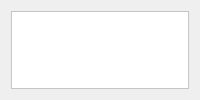
      <widget class="QWidget" name="tab_log">
       <attribute name="title">
        <string>Log</string>
       </attribute>
       <layout class="QGridLayout" name="gridLayout_2">
        <item row="0" column="0">
         <widget class="QScrollArea" name="scroll_area_log">
          <property name="palette">
           <palette>
            <active>
             <colorrole role="WindowText">
              <brush brushstyle="SolidPattern">
               <color alpha="255">
                <red>0</red>
                <green>0</green>
                <blue>0</blue>
               </color>
              </brush>
             </colorrole>
             <colorrole role="Button">
              <brush brushstyle="SolidPattern">
               <color alpha="255">
                <red>255</red>
                <green>255</green>
                <blue>255</blue>
               </color>
              </brush>
             </colorrole>
             <colorrole role="Light">
              <brush brushstyle="SolidPattern">
               <color alpha="255">
                <red>255</red>
                <green>255</green>
                <blue>255</blue>
               </color>
              </brush>
             </colorrole>
             <colorrole role="Midlight">
              <brush brushstyle="SolidPattern">
               <color alpha="255">
                <red>255</red>
                <green>255</green>
                <blue>255</blue>
               </color>
              </brush>
             </colorrole>
             <colorrole role="Dark">
              <brush brushstyle="SolidPattern">
               <color alpha="255">
                <red>127</red>
                <green>127</green>
                <blue>127</blue>
               </color>
              </brush>
             </colorrole>
             <colorrole role="Mid">
              <brush brushstyle="SolidPattern">
               <color alpha="255">
                <red>170</red>
                <green>170</green>
                <blue>170</blue>
               </color>
              </brush>
             </colorrole>
             <colorrole role="Text">
              <brush brushstyle="SolidPattern">
               <color alpha="255">
                <red>0</red>
                <green>0</green>
                <blue>0</blue>
               </color>
              </brush>
             </colorrole>
             <colorrole role="BrightText">
              <brush brushstyle="SolidPattern">
               <color alpha="255">
                <red>255</red>
                <green>255</green>
                <blue>255</blue>
               </color>
              </brush>
             </colorrole>
             <colorrole role="ButtonText">
              <brush brushstyle="SolidPattern">
               <color alpha="255">
                <red>0</red>
                <green>0</green>
                <blue>0</blue>
               </color>
              </brush>
             </colorrole>
             <colorrole role="Base">
              <brush brushstyle="SolidPattern">
               <color alpha="255">
                <red>255</red>
                <green>255</green>
                <blue>255</blue>
               </color>
              </brush>
             </colorrole>
             <colorrole role="Window">
              <brush brushstyle="SolidPattern">
               <color alpha="255">
                <red>255</red>
                <green>255</green>
                <blue>255</blue>
               </color>
              </brush>
             </colorrole>
             <colorrole role="Shadow">
              <brush brushstyle="SolidPattern">
               <color alpha="255">
                <red>0</red>
                <green>0</green>
                <blue>0</blue>
               </color>
              </brush>
             </colorrole>
             <colorrole role="AlternateBase">
              <brush brushstyle="SolidPattern">
               <color alpha="255">
                <red>255</red>
                <green>255</green>
                <blue>255</blue>
               </color>
              </brush>
             </colorrole>
             <colorrole role="ToolTipBase">
              <brush brushstyle="SolidPattern">
               <color alpha="255">
                <red>255</red>
                <green>255</green>
                <blue>220</blue>
               </color>
              </brush>
             </colorrole>
             <colorrole role="ToolTipText">
              <brush brushstyle="SolidPattern">
               <color alpha="255">
                <red>0</red>
                <green>0</green>
                <blue>0</blue>
               </color>
              </brush>
             </colorrole>
            </active>
            <inactive>
             <colorrole role="WindowText">
              <brush brushstyle="SolidPattern">
               <color alpha="255">
                <red>0</red>
                <green>0</green>
                <blue>0</blue>
               </color>
              </brush>
             </colorrole>
             <colorrole role="Button">
              <brush brushstyle="SolidPattern">
               <color alpha="255">
                <red>255</red>
                <green>255</green>
                <blue>255</blue>
               </color>
              </brush>
             </colorrole>
             <colorrole role="Light">
              <brush brushstyle="SolidPattern">
               <color alpha="255">
                <red>255</red>
                <green>255</green>
                <blue>255</blue>
               </color>
              </brush>
             </colorrole>
             <colorrole role="Midlight">
              <brush brushstyle="SolidPattern">
               <color alpha="255">
                <red>255</red>
                <green>255</green>
                <blue>255</blue>
               </color>
              </brush>
             </colorrole>
             <colorrole role="Dark">
              <brush brushstyle="SolidPattern">
               <color alpha="255">
                <red>127</red>
                <green>127</green>
                <blue>127</blue>
               </color>
              </brush>
             </colorrole>
             <colorrole role="Mid">
              <brush brushstyle="SolidPattern">
               <color alpha="255">
                <red>170</red>
                <green>170</green>
                <blue>170</blue>
               </color>
              </brush>
             </colorrole>
             <colorrole role="Text">
              <brush brushstyle="SolidPattern">
               <color alpha="255">
                <red>0</red>
                <green>0</green>
                <blue>0</blue>
               </color>
              </brush>
             </colorrole>
             <colorrole role="BrightText">
              <brush brushstyle="SolidPattern">
               <color alpha="255">
                <red>255</red>
                <green>255</green>
                <blue>255</blue>
               </color>
              </brush>
             </colorrole>
             <colorrole role="ButtonText">
              <brush brushstyle="SolidPattern">
               <color alpha="255">
                <red>0</red>
                <green>0</green>
                <blue>0</blue>
               </color>
              </brush>
             </colorrole>
             <colorrole role="Base">
              <brush brushstyle="SolidPattern">
               <color alpha="255">
                <red>255</red>
                <green>255</green>
                <blue>255</blue>
               </color>
              </brush>
             </colorrole>
             <colorrole role="Window">
              <brush brushstyle="SolidPattern">
               <color alpha="255">
                <red>255</red>
                <green>255</green>
                <blue>255</blue>
               </color>
              </brush>
             </colorrole>
             <colorrole role="Shadow">
              <brush brushstyle="SolidPattern">
               <color alpha="255">
                <red>0</red>
                <green>0</green>
                <blue>0</blue>
               </color>
              </brush>
             </colorrole>
             <colorrole role="AlternateBase">
              <brush brushstyle="SolidPattern">
               <color alpha="255">
                <red>255</red>
                <green>255</green>
                <blue>255</blue>
               </color>
              </brush>
             </colorrole>
             <colorrole role="ToolTipBase">
              <brush brushstyle="SolidPattern">
               <color alpha="255">
                <red>255</red>
                <green>255</green>
                <blue>220</blue>
               </color>
              </brush>
             </colorrole>
             <colorrole role="ToolTipText">
              <brush brushstyle="SolidPattern">
               <color alpha="255">
                <red>0</red>
                <green>0</green>
                <blue>0</blue>
               </color>
              </brush>
             </colorrole>
            </inactive>
            <disabled>
             <colorrole role="WindowText">
              <brush brushstyle="SolidPattern">
               <color alpha="255">
                <red>127</red>
                <green>127</green>
                <blue>127</blue>
               </color>
              </brush>
             </colorrole>
             <colorrole role="Button">
              <brush brushstyle="SolidPattern">
               <color alpha="255">
                <red>255</red>
                <green>255</green>
                <blue>255</blue>
               </color>
              </brush>
             </colorrole>
             <colorrole role="Light">
              <brush brushstyle="SolidPattern">
               <color alpha="255">
                <red>255</red>
                <green>255</green>
                <blue>255</blue>
               </color>
              </brush>
             </colorrole>
             <colorrole role="Midlight">
              <brush brushstyle="SolidPattern">
               <color alpha="255">
                <red>255</red>
                <green>255</green>
                <blue>255</blue>
               </color>
              </brush>
             </colorrole>
             <colorrole role="Dark">
              <brush brushstyle="SolidPattern">
               <color alpha="255">
                <red>127</red>
                <green>127</green>
                <blue>127</blue>
               </color>
              </brush>
             </colorrole>
             <colorrole role="Mid">
              <brush brushstyle="SolidPattern">
               <color alpha="255">
                <red>170</red>
                <green>170</green>
                <blue>170</blue>
               </color>
              </brush>
             </colorrole>
             <colorrole role="Text">
              <brush brushstyle="SolidPattern">
               <color alpha="255">
                <red>127</red>
                <green>127</green>
                <blue>127</blue>
               </color>
              </brush>
             </colorrole>
             <colorrole role="BrightText">
              <brush brushstyle="SolidPattern">
               <color alpha="255">
                <red>255</red>
                <green>255</green>
                <blue>255</blue>
               </color>
              </brush>
             </colorrole>
             <colorrole role="ButtonText">
              <brush brushstyle="SolidPattern">
               <color alpha="255">
                <red>127</red>
                <green>127</green>
                <blue>127</blue>
               </color>
              </brush>
             </colorrole>
             <colorrole role="Base">
              <brush brushstyle="SolidPattern">
               <color alpha="255">
                <red>255</red>
                <green>255</green>
                <blue>255</blue>
               </color>
              </brush>
             </colorrole>
             <colorrole role="Window">
              <brush brushstyle="SolidPattern">
               <color alpha="255">
                <red>255</red>
                <green>255</green>
                <blue>255</blue>
               </color>
              </brush>
             </colorrole>
             <colorrole role="Shadow">
              <brush brushstyle="SolidPattern">
               <color alpha="255">
                <red>0</red>
                <green>0</green>
                <blue>0</blue>
               </color>
              </brush>
             </colorrole>
             <colorrole role="AlternateBase">
              <brush brushstyle="SolidPattern">
               <color alpha="255">
                <red>255</red>
                <green>255</green>
                <blue>255</blue>
               </color>
              </brush>
             </colorrole>
             <colorrole role="ToolTipBase">
              <brush brushstyle="SolidPattern">
               <color alpha="255">
                <red>255</red>
                <green>255</green>
                <blue>220</blue>
               </color>
              </brush>
             </colorrole>
             <colorrole role="ToolTipText">
              <brush brushstyle="SolidPattern">
               <color alpha="255">
                <red>0</red>
                <green>0</green>
                <blue>0</blue>
               </color>
              </brush>
             </colorrole>
            </disabled>
           </palette>
          </property>
          <property name="frameShadow">
           <enum>QFrame::Sunken</enum>
          </property>
          <property name="verticalScrollBarPolicy">
           <enum>Qt::ScrollBarAsNeeded</enum>
          </property>
          <property name="widgetResizable">
           <bool>true</bool>
          </property>
          <widget class="QWidget" name="scroll_area_widget_contents_log">
           <property name="geometry">
            <rect>
             <x>0</x>
             <y>0</y>
             <width>447</width>
             <height>145</height>
            </rect>
           </property>
           <widget class="QPlainTextEdit" name="plain_text_edit_log">
            <property name="geometry">
             <rect>
              <x>-1</x>
              <y>-5</y>
              <width>449</width>
              <height>151</height>
             </rect>
            </property>
            <property name="sizeAdjustPolicy">
             <enum>QAbstractScrollArea::AdjustToContents</enum>
            </property>
            <property name="lineWrapMode">
             <enum>QPlainTextEdit::NoWrap</enum>
            </property>
           </widget>
          </widget>
         </widget>
        </item>
       </layout>
      </widget>
